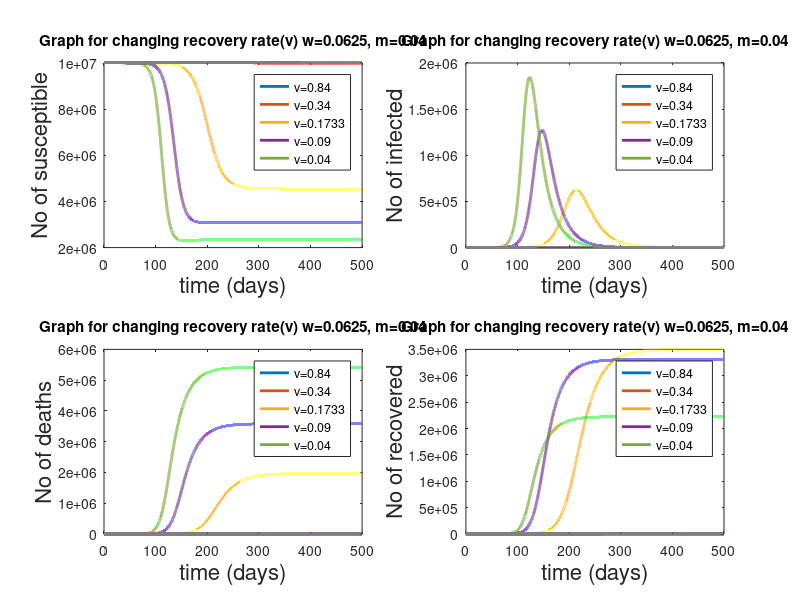

Recreate this plot in MATLAB.
clear 
close all

total_time=500;
dt=1e-2;
N= total_time/dt;

No=1e7 ; % total population

%params

k=10; % mean number of infection probable contacts
b=0.06; % prob that a contact leads to infect
q=0.1; % frac of Sus moving to quarantine[either expo or quarantined]
u=0.1; % frac of ret of non inf qua to susecpti
p=1/5; % frac exp to infec 

m=0.0975;   % rate of death
w=0.0625;   % fraction of Infectious undetected (or quarantined) who move to isolation
v=0.04;     % rate of recovery

m_arr = [0.9075 0.3975 0.2308 0.1475 0.0975]; % other two (w and v) remaining constant
% the above 5 values correspond to 1 to 5 days of the infection period respectively

w_arr = [0.8625 0.3625 0.1958 0.1125 0.0625]; % other two (m and v) remaining constant

v_arr = [0.84 0.34 0.1733 0.09 0.04]; % other two (w and m) remaining constant

% loop over varying parameter
for j = 1:length(m_arr)
    
    %m = m_arr(j);
    %w = w_arr(j);
    v = v_arr(j);
    
    % susceptible
    sus= zeros(N,1);
    sus(1)= No-1;

    % susceptible quarantined
    sus_qua= zeros(N,1);

    % exposed
    expo= zeros(N,1);

    % exposed quarantined
    expo_qua= zeros(N,1);

    % infectious undetected
    inf_und= zeros(N,1);
    inf_und(1)= 1;

    % infectious quarantined
    inf_qua= zeros(N,1);

    % infectious detected and isolated
    inf_det= zeros(N,1);

    % dead
    dead= zeros(N,1);

    % recovered
    reco= zeros(N,1);

    time= zeros(N,1);

    % loop over time
    for i = 1:(N-1)
        SI = k*b*inf_und(i)*sus(i)/No;     
        sus(i+1)= sus(i) +dt*(-SI - q*k*(1-b)*inf_und(i)*sus(i)/No + u*sus_qua(i)) ;   

        sus_qua(i+1)= sus_qua(i) + dt*(q*k*(1-b)*inf_und(i)*sus(i)/No - u*sus_qua(i));

        expo(i+1)= expo(i) +dt*((1-q)*SI - p*expo(i)) ;

        expo_qua(i+1)= expo_qua(i) + dt*(q*SI- p*expo_qua(i));

        inf_und(i+1)= inf_und(i) +dt*(p*expo(i) - (m+w+v)*inf_und(i)); 

        inf_qua(i+1)= inf_qua(i) +dt*(p*expo_qua(i) - (m+w+v)*inf_qua(i));

        inf_det(i+1)= inf_det(i)+ dt*(w*(inf_qua(i) + inf_und(i)) - (m+v)*inf_det(i));

        dead(i+1)= dead(i) + dt*(m*(inf_qua(i)+ inf_und(i) + inf_det(i)));
        reco(i+1)= reco(i) +dt*(v*(inf_qua(i)+ inf_und(i) + inf_det(i)));

        time(i+1)= time(i) +dt;

    end
    
    hold on
    subplot(2,2,1), plot(time,sus, 'LineWidth',2);
    %title(['Graph for changing death rate(m)', ' w=', num2str(w), ', v=', num2str(v)]);
    title(['Graph for changing recovery rate(v)', ' w=', num2str(w), ', m=', num2str(v)]);
    %title(['Graph for changing isolation rate(w)', ' m=', num2str(w), ', v=', num2str(v)]);
    xlabel('time (days)','FontSize', 16)
    ylabel('No of susceptible','FontSize', 16)
    %legend('m=0.9075', 'm=0.3975', 'm=0.2308', 'm=0.1475', 'm=0.0975');
    legend('v=0.84', 'v=0.34', 'v=0.1733', 'v=0.09', 'v=0.04');
    %legend('w=0.0.8625', 'w=0.3625', 'w=0.1958', 'w=0.1125', 'w=0.0625');
    
    
    hold on
    subplot(2,2,2), plot(time,(expo+expo_qua+inf_und+inf_qua+inf_det),'LineWidth',2);
    %title(['Graph for changing death rate(m)', ' w=', num2str(w), ', v=', num2str(v)]);
    title(['Graph for changing recovery rate(v)', ' w=', num2str(w), ', m=', num2str(v)]);
    %title(['Graph for changing isolation rate(w)', ' m=', num2str(w), ', v=', num2str(v)]);
    xlabel('time (days)','FontSize', 16)
    ylabel('No of infected','FontSize', 16)
    %legend('m=0.9075', 'm=0.3975', 'm=0.2308', 'm=0.1475', 'm=0.0975');
    legend('v=0.84', 'v=0.34', 'v=0.1733', 'v=0.09', 'v=0.04');
    %legend('w=0.0.8625', 'w=0.3625', 'w=0.1958', 'w=0.1125', 'w=0.0625');
    
    
    hold on
    subplot(2,2,3), plot(time,dead, 'LineWidth',2);
    %title(['Graph for changing death rate(m)', ' w=', num2str(w), ', v=', num2str(v)]);
    title(['Graph for changing recovery rate(v)', ' w=', num2str(w), ', m=', num2str(v)]);
    %title(['Graph for changing isolation rate(w)', ' m=', num2str(w), ', v=', num2str(v)]);
    xlabel('time (days)','FontSize', 16)
    ylabel('No of deaths','FontSize', 16)
    %legend('m=0.9075', 'm=0.3975', 'm=0.2308', 'm=0.1475', 'm=0.0975');
    legend('v=0.84', 'v=0.34', 'v=0.1733', 'v=0.09', 'v=0.04');
    %legend('w=0.0.8625', 'w=0.3625', 'w=0.1958', 'w=0.1125', 'w=0.0625');
    
    
    hold on
    subplot(2,2,4), plot(time,reco, 'LineWidth',2);
    %title(['Graph for changing death rate(m)', ' w=', num2str(w), ', v=', num2str(v)]);
    title(['Graph for changing recovery rate(v)', ' w=', num2str(w), ', m=', num2str(v)]);
    %title(['Graph for changing isolation rate(w)', ' m=', num2str(w), ', v=', num2str(v)]);
    xlabel('time (days)','FontSize', 16)
    ylabel('No of recovered','FontSize', 16)
    %legend('m=0.9075', 'm=0.3975', 'm=0.2308', 'm=0.1475', 'm=0.0975');
    legend('v=0.84', 'v=0.34', 'v=0.1733', 'v=0.09', 'v=0.04');
    %legend('w=0.0.8625', 'w=0.3625', 'w=0.1958', 'w=0.1125', 'w=0.0625');
    
end
